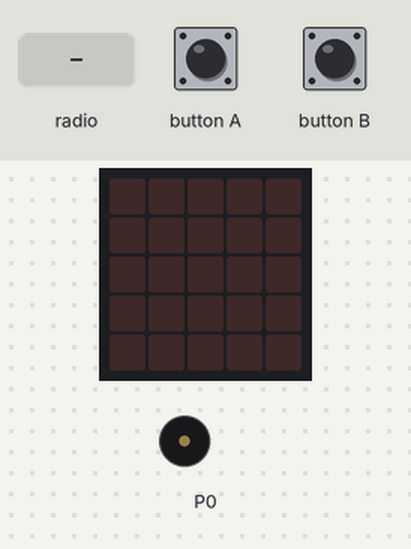
Simulated run of this program. Board: BBC micro:bit (MakeCode). On the bench: the board's 5×5 LED display, buzzer (waves = sounding). The test bench sets the inputs (shaded band).

Above: at 1.2 s.
1.3 s: radio message "message1" arrives
At 2.0 s:
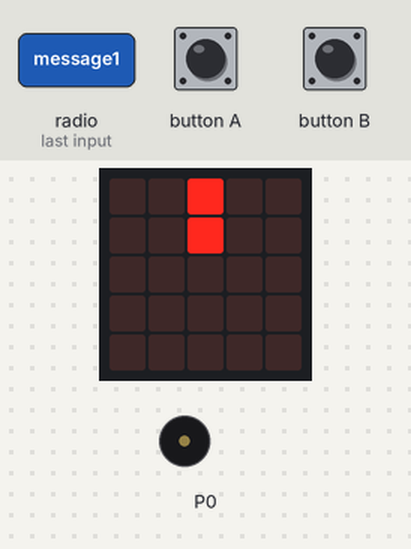
4.4 s: radio message "message2" arrives
At 4.65 s:
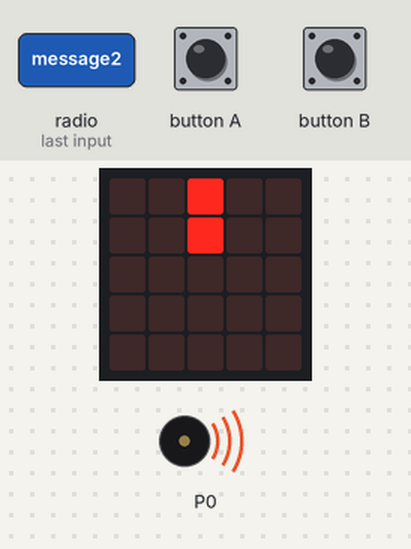
Timing chart, 0 to 7.9 s (numbered marks = the images above; inputs shaded):
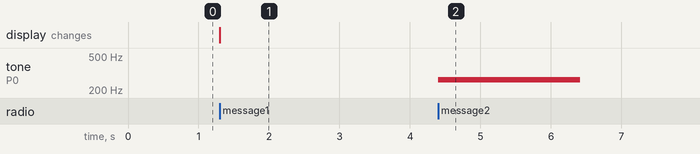

Measured:
- after the input at 1.3 s, the display: changes at once (image 1)
- after the input at 4.4 s, tone on P0: silent → 262 Hz at once, → silent 2.0 s later

The program:

main.ts
```typescript
enum RadioMessage {
    message1 = 49434,
    message2 = 1435
}
input.onButtonPressed(Button.A, function () {
    radio.sendMessage(RadioMessage.message1)
})
input.onButtonPressed(Button.B, function () {
    radio.sendMessage(RadioMessage.message2)
})
radio.onReceivedMessage(RadioMessage.message2, function () {
    for (let index = 0; index < 4; index++) {
        music.play(music.tonePlayable(262, music.beat(BeatFraction.Whole)), music.PlaybackMode.UntilDone)
    }
})
radio.onReceivedMessage(RadioMessage.message1, function () {
    basic.showLeds(`
        . . # . .
        . . # . .
        . . . . .
        . . . . .
        . . . . .
        `)
})
basic.forever(function () {
    radio.setGroup(5256)
})
```

test.ts
```typescript
// tu są testy; nie będzie to kompilowane, gdy ten pakiet będzie używany jako rozszerzenie.
```
